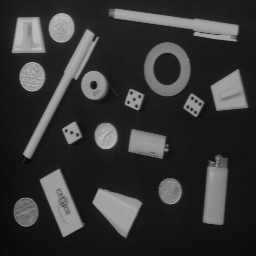
#> input picture Taller3/images/OBJECTS.png, 256 x 256 px
$ jupyter execute 'Segmentación por umbralización.ipynb'
#> lines starting #> are read from the running program, lines starting #| are printed output that depends on the picture; after the words box and inside, x2 and y2 are one past the last pixel; in counts of white or black regions, pixels touching at a corner belong together
# Segmentación por umbralización

[cell 1]
import cv2
import matplotlib.pyplot as plt
import numpy as np
from skimage.util import random_noise
from skimage.filters import threshold_local

# Cargar imagen

[cell 2]
objects_image = cv2.imread('images/OBJECTS.png', cv2.IMREAD_GRAYSCALE)
#> objects_image is the input picture: shape (256, 256); min 7, max 188, mean 53.3

[cell 3]
def show_histogram(image, values=256):
#> called with values = 256
  histogram, bin_edges = np.histogram(image, bins=values, range=(0, values-1))
#> histogram = 256 values, max 3542 at index 21, min 0 at index 0, mean 256; bin_edges = 257 values from 0 to 255
  fig, ax = plt.subplots()
  ax.set_title("Grayscale Histogram")
  ax.set_xlabel("grayscale value")
  ax.set_ylabel("pixel count")
  ax.set_xlim([0.0, values-1])

  ax.plot(bin_edges[0:-1], histogram)
  plt.show()
#> figure, not shown here; curve peaks at x = 20.92, y = 3542

[cell 4]
plt.imshow(objects_image, cmap='gray', vmin=0, vmax=255)
plt.show()

[cell 5]
show_histogram(objects_image)

## Umbralización Global - Objects

[cell 6]
thres_value_1, thres_image_1 = cv2.threshold(objects_image, 50, 255,cv2.THRESH_BINARY)
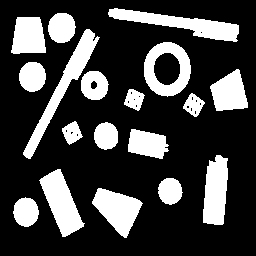
#> thres_image_1: shape (256, 256); 25.3% white; 18 white regions, largest, box (x1, y1, x2, y2) and area: (23, 29, 100, 159) 1720, (108, 8, 239, 42) 1711, (39, 169, 85, 237) 1531

[cell 7]
plt.imshow(thres_image_1, cmap='gray', vmin=0, vmax=255)

[cell 8]
show_histogram(thres_image_1)

## Umbralización Otsu - Objects

[cell 9]
thres_value_2, thres_image_2 = cv2.threshold(objects_image, 0, 100, cv2.THRESH_BINARY+cv2.THRESH_OTSU)
#> thres_image_2: shape (256, 256); values 0 (black) and 100 (white), 23.5% white; 18 white regions, largest, box (x1, y1, x2, y2) and area: (109, 9, 239, 42) 1596, (23, 29, 99, 159) 1563, (40, 169, 84, 237) 1448
#> thres_value_2 = 84

[cell 10]
plt.imshow(thres_image_2, cmap='gray', vmin=0, vmax=255)

## Adición de ruido - Varianza 0.05

[cell 11]
noised_image_var_1 = random_noise(objects_image, mode='gaussian', mean=0, var=0.05)
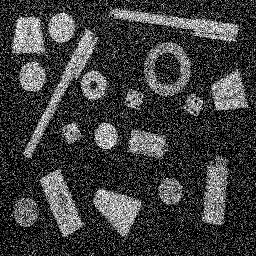
#> noised_image_var_1: shape (256, 256) float64; min 0, max 1, mean 0.247
noised_image = noised_image_var_1 * 255
show_histogram(noised_image)
#> call 3 of show_histogram, with values = 256
#> in show_histogram (call 3), `histogram, bin_edges = np.histogram(image, bins=values, range=(0, valu..`: histogram = 256 values, max 16981 at index 0, min 17 at index 251, mean 256
#> in show_histogram (call 3), `plt.show()`:
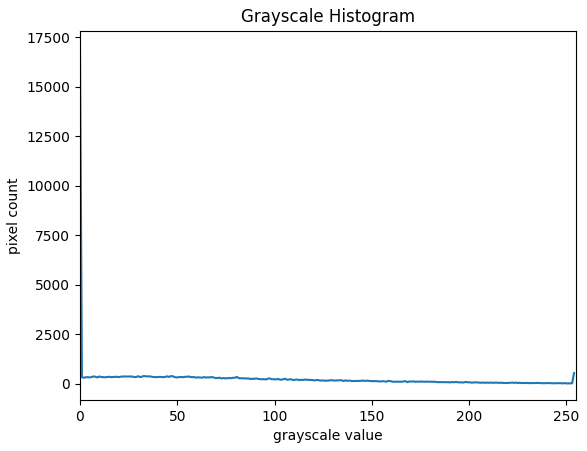
#> figure drawn by matplotlib, 1 panel; curve peaks at x = 0, y = 16981

[cell 12]
plt.imshow(noised_image, cmap='gray', vmin=0, vmax=255)

## Adición de ruido - Varianza 0.001

[cell 13]
noised_image_var_2 = random_noise(objects_image, mode='gaussian', mean=0, var=0.001)
noised_image_2 = noised_image_var_2 * 255
show_histogram(noised_image_2)

[cell 14]
plt.imshow(noised_image_2, cmap='gray', vmin=0, vmax=255)

### *¿Qué sucede? ¿Por qué sucede esto?*

Al introducir ruido gaussiano aditivo con varianza de 0.001 y 0.05, la detección de contornos se ve afectada en distintos grados. Con 0.001, la imagen conserva mejor los detalles, aunque el ruido sigue siendo perceptible. En cambio, con 0.05, el ruido es más intenso, generando una textura rugosa que altera la uniformidad de la imagen y dificulta la identificación precisa de los contornos. El ruido gaussiano se genera al añadir valores aleatorios distribuidos normalmente con una media de cero y una desviación estándar (σ) a los datos de entrada, lo que produce variaciones aleatorias en la intensidad de los píxeles.


## Umbralizaciones sobre las imagenes generadas con ruido

### Umbralizaciones globales

[cell 15]
thres_value_3, thres_image_3 = cv2.threshold(noised_image, 100, 255, cv2.THRESH_BINARY)
#> thres_image_3: shape (256, 256) float64; 25.6% white in thin lines or dots
plt.imshow(thres_image_3, cmap='gray', vmin=0, vmax=255)

[cell 16]
show_histogram(thres_image_3)

[cell 17]
thres_value_4, thres_image_4 = cv2.threshold(noised_image_2, 100, 255, cv2.THRESH_BINARY)
#> thres_image_4: shape (256, 256) float64; 22.3% white; 20 white regions (2 under 20 px), largest, box (x1, y1, x2, y2) and area: (109, 9, 239, 41) 1551, (23, 29, 99, 158) 1491, (40, 169, 83, 237) 1385
plt.imshow(thres_image_4, cmap='gray', vmin=0, vmax=255)

[cell 18]
show_histogram(thres_image_4)

### Umbralizaciones otsu

[cell 19]
thres_value_5, thres_image_5 = cv2.threshold(noised_image.astype(np.uint8), 0, 255, cv2.THRESH_BINARY+cv2.THRESH_OTSU)
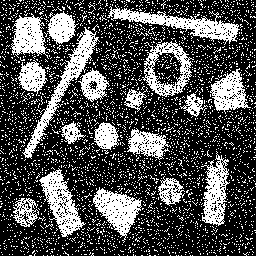
#> thres_image_5: shape (256, 256); 31.3% white; 3267 white regions (3249 under 20 px), largest, box (x1, y1, x2, y2) and area: (107, 5, 240, 45) 1574, (22, 27, 100, 159) 1524, (39, 168, 86, 237) 1274
#> thres_value_5 = 84
plt.imshow(thres_image_5, cmap='gray', vmin=0, vmax=255)

[cell 20]
show_histogram(thres_image_5)

[cell 21]
thres_value_6, thres_image_6 = cv2.threshold(noised_image_2.astype(np.uint8), 0, 255, cv2.THRESH_BINARY+cv2.THRESH_OTSU)
#> thres_image_6: shape (256, 256); 23.4% white; 19 white regions (1 under 20 px), largest, box (x1, y1, x2, y2) and area: (109, 9, 239, 42) 1598, (23, 29, 99, 159) 1548, (40, 169, 83, 237) 1430
#> thres_value_6 = 84
plt.imshow(thres_image_6, cmap='gray', vmin=0, vmax=255)

[cell 22]
show_histogram(thres_image_6)

### ¿Cómo afecta el ruido al resultado?

En este caso, el ruido gaussiano afecta significativamente la umbralización, tanto global como de Otsu, especialmente en la imagen con una varianza de 0.05, donde la detección de contornos se vuelve deficiente y dificulta la visualización clara de los bordes. Por otro lado, en la imagen con una varianza de 0.001, la umbralización global no logra detectar algunos contornos, los cuales son más visibles al aplicar la umbralización de Otsu.

## Cargar imagen TEXT

[cell 23]
imagen_text = cv2.imread('images/TEXT.png', cv2.IMREAD_GRAYSCALE)
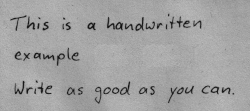
#> input picture Taller3/images/TEXT.png, 250 x 111 px
#> imagen_text is the input picture: shape (111, 250); min 16, max 189, mean 162.1

[cell 24]
plt.imshow(imagen_text, cmap='gray', vmin=0, vmax=255)

[cell 25]
show_histogram(imagen_text)

## Sombra Circular Lateral

[cell 26]
rows, cols = imagen_text.shape
#> rows = 111; cols = 250
x, y = np.meshgrid(np.arange(cols), np.arange(rows))
#Cálculo del centro
cx, cy = cols // 2, rows // 2
#> cx = 125; cy = 55
#Cálculo del radio y distancia posible
distance = np.sqrt((x - cx) ** 2 + (y - cy) ** 2)
max_dist = np.sqrt(cx**2 + cy**2)
#> max_dist = 136.6

#Aplicación del gradiente
text_shading = 1 - (distance / max_dist)
text_image_som = imagen_text * text_shading
text_image_som = text_image_som.astype(np.uint8)

[cell 27]
plt.imshow(text_image_som, cmap='gray', vmin=0, vmax=255)

## Sombras sinusoidales

[cell 28]
# Cantidad de perturbaciones
frequency = 20
#Intensidad de los picos
amplitude = 0.5

#Cálculo y aplicación del efecto
sinusoidal_shading = (1 + amplitude * np.sin(2 * np.pi * x / frequency)) / 1.5
sinusoidal_image = imagen_text * sinusoidal_shading

sinusoidal_image = sinusoidal_image.astype(np.uint8)

[cell 29]
plt.imshow(sinusoidal_image, cmap='gray', vmin=0, vmax=255)

## Umbralización Otsu

[cell 30]
thres_value_7, thres_image_7 = cv2.threshold(text_image_som, 0, 255, cv2.THRESH_BINARY+cv2.THRESH_OTSU)
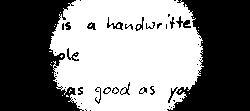
#> thres_image_7: shape (111, 250); 50.2% white; 44 black regions (25 under 20 px), largest, box (x1, y1, x2, y2) and area: (0, 0, 84, 111) 6769, (167, 0, 250, 111) 6351, (176, 16, 191, 28) 76
#> thres_value_7 = 75
plt.imshow(thres_image_7, cmap='gray', vmin=0, vmax=255)

[cell 31]
thres_value_8, thres_image_8 = cv2.threshold(sinusoidal_image, 0, 255, cv2.THRESH_BINARY+cv2.THRESH_OTSU)
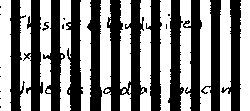
#> thres_image_8: shape (111, 250); 52.1% white; 23 black regions (11 under 20 px), largest, box (x1, y1, x2, y2) and area: (103, 0, 147, 111) 2288, (66, 0, 83, 111) 1166, (23, 0, 43, 111) 1127
#> thres_value_8 = 107
plt.imshow(thres_image_8, cmap='gray', vmin=0, vmax=255)

[cell 32]
thres_value_10, thres_image_10 = cv2.threshold(imagen_text, 0, 255, cv2.THRESH_BINARY+cv2.THRESH_OTSU)
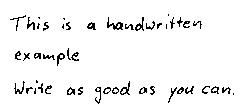
#> thres_image_10: shape (111, 250); 95.4% white; black in thin lines or dots, all inside (x1, y1, x2, y2) = (10, 14, 234, 104)
#> thres_value_10 = 117
plt.imshow(thres_image_10, cmap='gray', vmin=0, vmax=255)

### ¿Qué sucede? ¿Por qué sucede esto? ¿Qué alternativas puede emplear para mitigar este resultado?

La umbralización de Otsu falla en estas imágenes debido a la iluminación no uniforme. En la primera, la sombra circular altera la distribución de intensidades, haciendo que parte del texto se pierda. En la segunda, las bandas sinusoidales generan franjas negras y blancas en la umbralización. Otsu basa su funcionamiento en la diferencia clara entre dos regiones de intensidad, pero la iluminación no uniforme dificulta esta separación y provoca una segmentación deficiente del texto. Una posible solución es aplicar técnicas de corrección de iluminación antes de la umbralización, como la sustracción de fondo o el filtrado gaussiano, para obtener una distribución de intensidad más homogénea.

## Umbralización local

[cell 33]
block_size = 21
block_list = [3, 5, 7, 9, 11, 13, 15, 17, 19, 21, 23, 25, 27, 29, 31]
threshold_list = []
for block_size in block_list:
  ti = threshold_local(imagen_text, block_size=block_size, method='mean')
  binary_image = imagen_text > ti
  thresholded_image = binary_image*255
  threshold_list.append(thresholded_image)
#> after the loop, threshold_list = 15 items

fig, axs = plt.subplots(3, 5, figsize=(15, 10))
axs = axs.ravel()
for i, ax in enumerate(axs.flat):
  ax.imshow(threshold_list[i], cmap='gray', vmin=0, vmax=255)
  ax.set_title(f'Block size: {block_list[i]}')

[cell 34]
threshold_list = []
for block_size in block_list:
  ti = threshold_local(text_image_som, block_size=block_size, method='mean')
  binary_image = text_image_som > ti
  thresholded_image = binary_image*255
  threshold_list.append(thresholded_image)

fig, axs = plt.subplots(3, 5, figsize=(15, 10))
axs = axs.ravel()
for i, ax in enumerate(axs.flat):
  ax.imshow(threshold_list[i], cmap='gray', vmin=0, vmax=255)
  ax.set_title(f'Block size: {block_list[i]}')

[cell 35]
threshold_list = []
for block_size in block_list:
  ti = threshold_local(sinusoidal_image, block_size=block_size, method='mean')
  binary_image = sinusoidal_image > ti
  thresholded_image = binary_image*255
  threshold_list.append(thresholded_image)
#> this loop made 15 passes
#> pass 1, `ti = threshold_local(sinusoidal_image, block_size=block_size, method='..`:
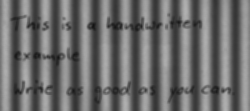
#> ti: shape (111, 250) float64; min 19.44, max 177.2, mean 109

fig, axs = plt.subplots(3, 5, figsize=(15, 10))
axs = axs.ravel()
for i, ax in enumerate(axs.flat):
  ax.imshow(threshold_list[i], cmap='gray', vmin=0, vmax=255)
  ax.set_title(f'Block size: {block_list[i]}')
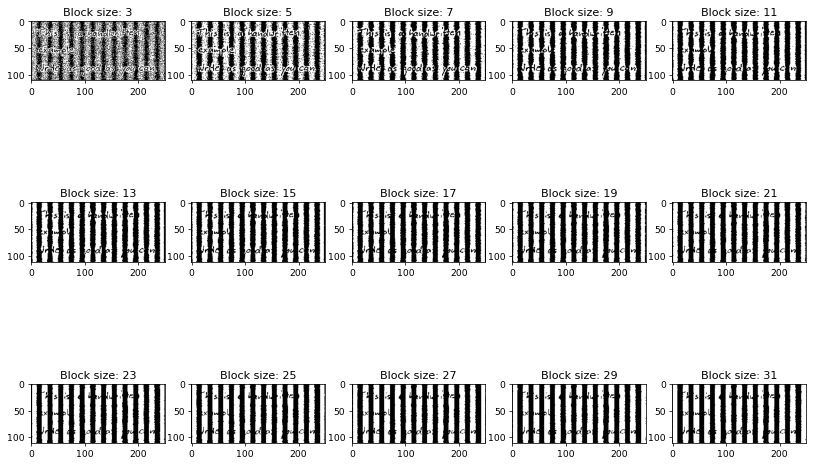
#> figure drawn by matplotlib, 15 panels
